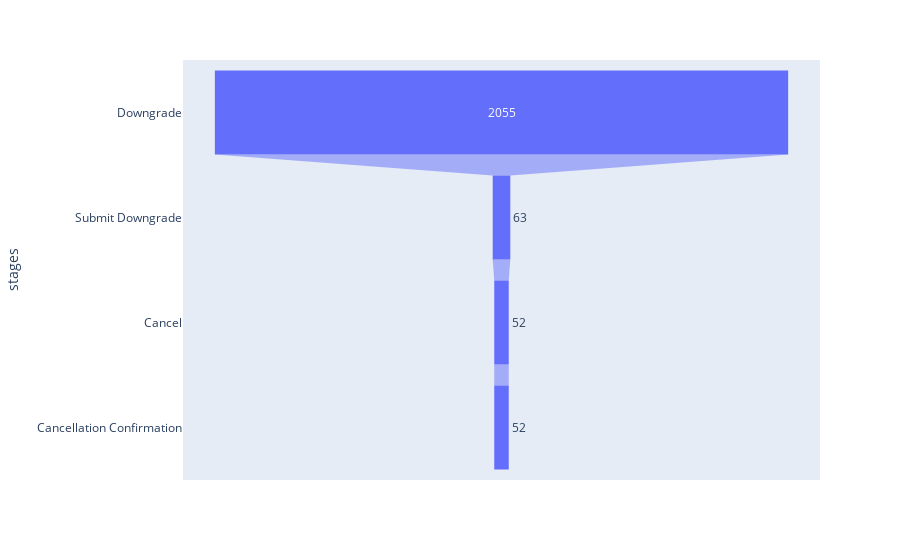

The notebook cell saved with this chart:
### Code cell
service_change = [
    "Downgrade",
    "Submit Downgrade",
    "Cancel",
    "Cancellation Confirmation",
]


service_change_df = (
    psdf[["page", "userId"]].filter((col("page").isin(service_change))).toPandas()
)


service_change_df = service_change_df.groupby("userId").value_counts().reset_index()

service_change_df = service_change_df.pivot(
    index="userId", columns="page", values="count"
).fillna(value=0)

service_funnel = service_change_df.sum().sort_values(ascending=False)
data = dict(stages=service_funnel.keys(), numbers=service_funnel.values)
fig = px.funnel(data, x="numbers", y="stages")
fig.show()

service_change_df

### Figure 1 — Plotly figure (JSON) as saved in the notebook; plotly's stock layout.template omitted (floating-point values rounded to 4 significant figures)
{"data": [{"hovertemplate": "numbers=%{x}<br>stages=%{y}<extra></extra>", "legendgroup": "", "marker": {"color": "#636efa"}, "name": "", "orientation": "h", "showlegend": false, "type": "funnel", "x": [2055, 63, 52, 52], "xaxis": "x", "y": ["Downgrade", "Submit Downgrade", "Cancel", "Cancellation Confirmation"], "yaxis": "y"}], "layout": {"legend": {"tracegroupgap": 0}, "margin": {"t": 60}, "xaxis": {"anchor": "y", "domain": [0, 1], "title": {"text": "numbers"}}, "yaxis": {"anchor": "x", "domain": [0, 1], "title": {"text": "stages"}}}}
